Frame 1 (no input): blank canvas, image omitted
Frame 60 (the mouse pressed at the canvas centre just before this capture): blank canvas, image omitted
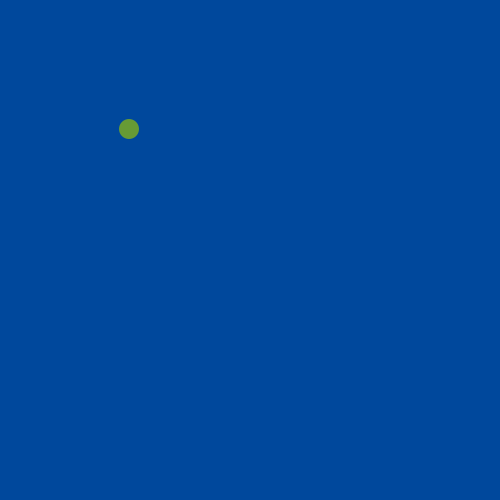
Frame 120 (the mouse held since frame 60 and released just before this capture)

The Processing sketch whose frames 1 and 60 were blank and that drew this single picture after the mouse press (run headless with seeded random() and noise(); from frame 60 on, the mouse is pressed at the canvas centre):

// Processing sketch: s04E01IsidoraV
// ── s04E01IsidoraV.pde
//UDD- Expresión Digital II
//S04E01IsidoraV
//Movimiento de una elipse sobre el Canvas y que se genere un Loop



float cx; //posicion ellipse
int v;
int a;

void setup() {
  size(500, 500);
  
  cx = 10;
  v = color(103, 155, 53); //verde bien en el uso de nombres relacionadas al color
  a = color(0, 72, 156); //azul
  
}

void draw() {
  
  background(v);
  
  //Ellipse que se mueve
  //la ellipse se crea
  ellipse(cx, cx, 10, 10);
  fill(a);
  noStroke( );

//loop de la pelota en las coordenadas 200, 200
    if (cx >= 200) {
    cx = 10;
  }
  
  
  //Si alcanza la mitad de su camino cambia de tamaño y el color de la ellipse se cambia con el del fondo
  // la pelota alcanza un cuarto del camino 
  else if (cx >= 100) {
    background(a);
    fill(v);
    ellipse(cx, cx, 20, 20);
  }
  
  //movimiento de pelota, 1 px por actualización
  cx ++; 
  
}

/*
errores
0 run
0 programa
1 sintaxis: diferencia entre el comentario y lo escrito, linea 24 
0 código: 
0 comentario:
0 variables:
7 ortografía: espacios
1 notación: s04E01IsidoraV y debe ser s04e01IsidoraV minúsculas las de semana y ejercicio
1 github: s04E01IsidoraV y debe ser s04e01IsidoraV minúsculas las de semana y ejercicio
*/
